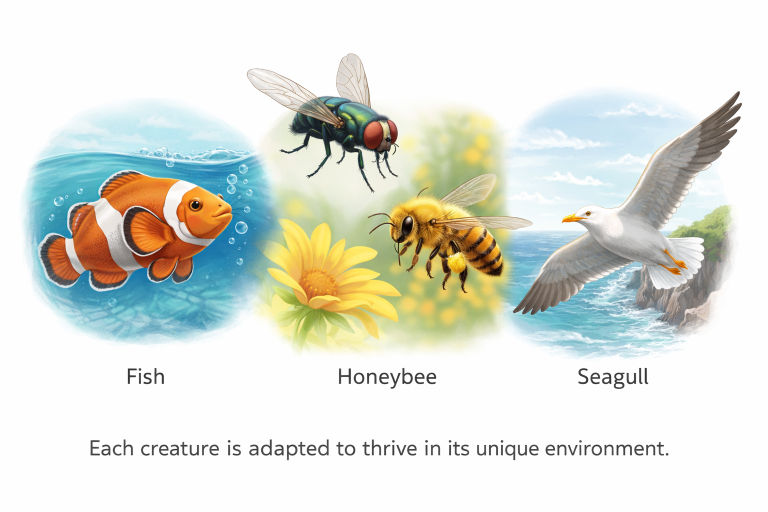
#> input picture cv/temp_image3.png, 1536 x 1024 px (shown at 1/2 size)
$ python -i preprocessing.py   (imports and definitions only)
#> lines starting #> are read from the running program, lines starting #| are printed output that depends on the picture; after the words box and inside, x2 and y2 are one past the last pixel; in counts of white or black regions, pixels touching at a corner belong together
#> further down, picture is the input picture: shape (1024, 1536, 3); mean B, G, R 217.4, 225.7, 222
"""
==========================================================
Image Preprocessing
==========================================================

Responsibilities
----------------
• Resize image
• Convert to grayscale
• Reduce noise
• Improve contrast
• Apply thresholding
"""

import cv2


def preprocess_image(
    image
):
    """
    Preprocess image for OCR.

    Parameters
    ----------
    image

    Returns
    -------
    image
    """

    if image is None:

        raise ValueError(

            "Invalid image."

        )

    # -----------------------------------------------------
    # Resize
    # -----------------------------------------------------

    image = cv2.resize(

        image,

        None,

        fx=2,

        fy=2,

        interpolation=cv2.INTER_CUBIC

    )

    # -----------------------------------------------------
    # Grayscale
    # -----------------------------------------------------

    gray = cv2.cvtColor(

        image,

        cv2.COLOR_BGR2GRAY

    )
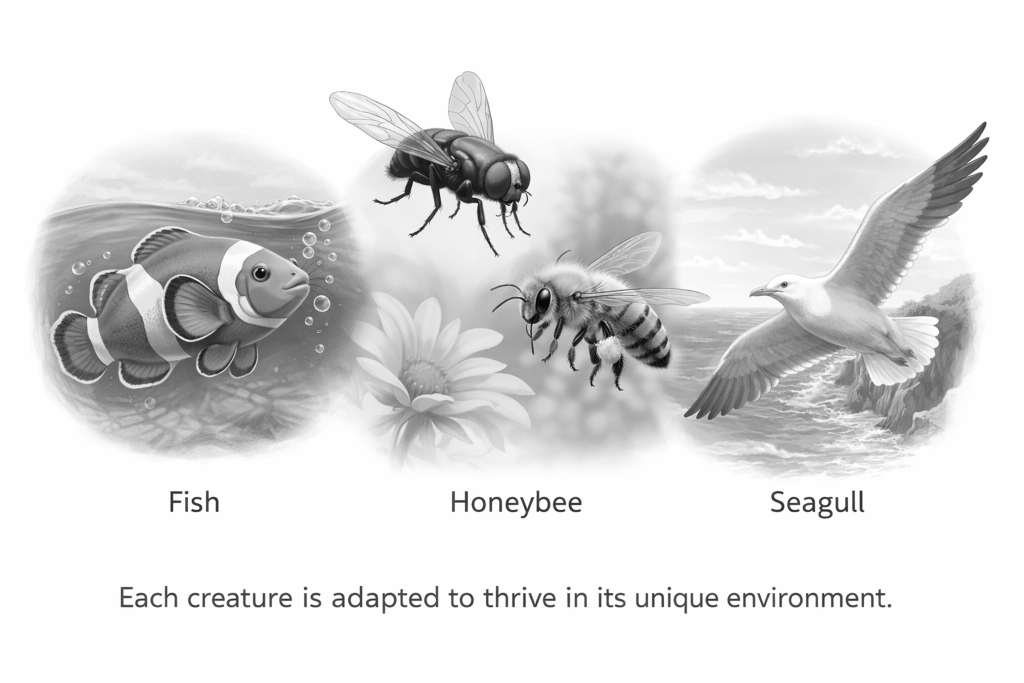
#> gray: shape (2048, 3072) (shown at 1/3 size); min 0, max 255, mean 223.6

    # -----------------------------------------------------
    # Noise Removal
    # -----------------------------------------------------

    gray = cv2.GaussianBlur(

        gray,

        (5, 5),

        0

    )

    # -----------------------------------------------------
    # Contrast Enhancement
    # -----------------------------------------------------

    gray = cv2.equalizeHist(

        gray

    )
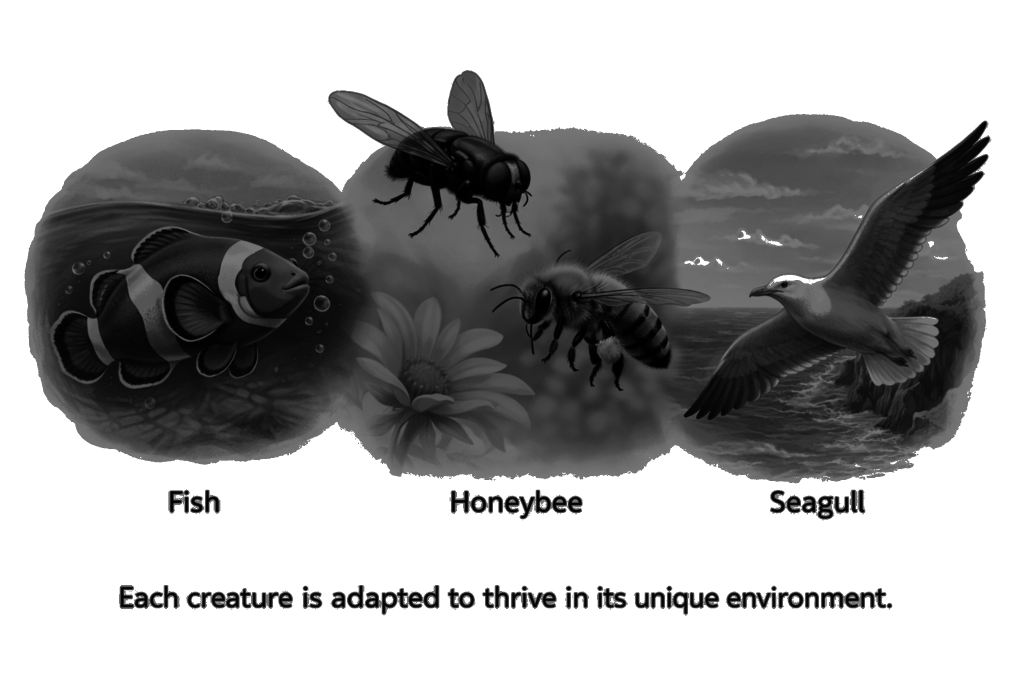
#> gray: shape (2048, 3072) (shown at 1/3 size); min 0, max 255, mean 165.3

    # -----------------------------------------------------
    # Adaptive Threshold
    # -----------------------------------------------------

    processed = cv2.adaptiveThreshold(

        gray,

        255,

        cv2.ADAPTIVE_THRESH_GAUSSIAN_C,

        cv2.THRESH_BINARY,

        11,

        2

    )
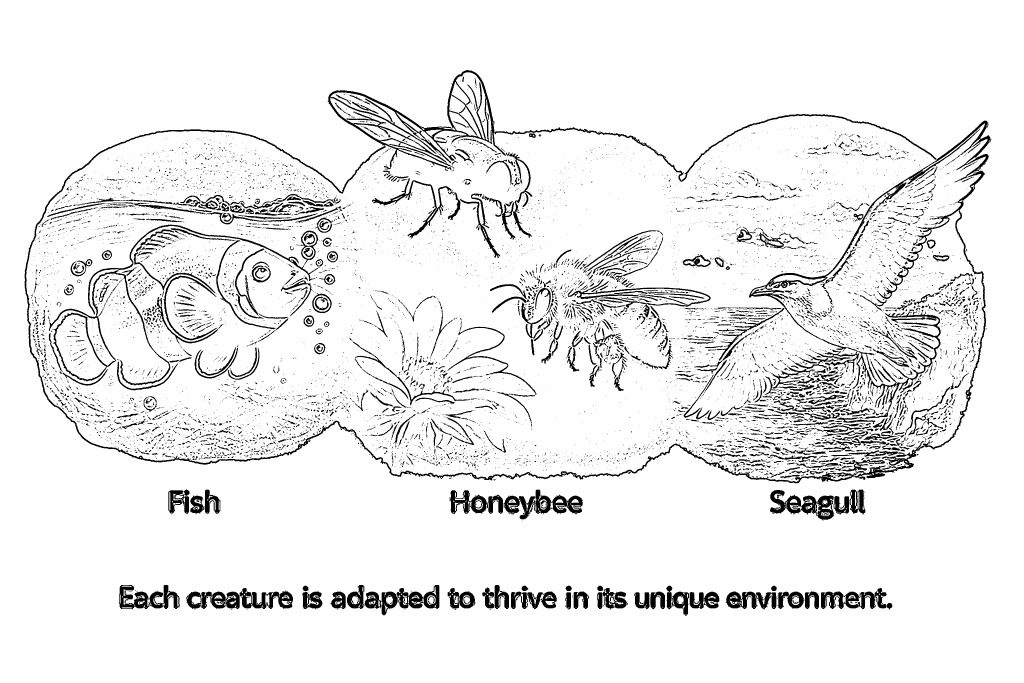
#> processed: shape (2048, 3072) (shown at 1/3 size); 92.9% white; 11648 black regions (10046 under 20 px), largest, box (x1, y1, x2, y2) and area: (74, 210, 2974, 1450) 82719, (2310, 1470, 2547, 1561) 9216, (1511, 1469, 1749, 1558) 8428

    # -----------------------------------------------------
    # Morphological Cleanup
    # -----------------------------------------------------

    kernel = cv2.getStructuringElement(

        cv2.MORPH_RECT,

        (2, 2)

    )

    processed = cv2.morphologyEx(

        processed,

        cv2.MORPH_CLOSE,

        kernel

    )
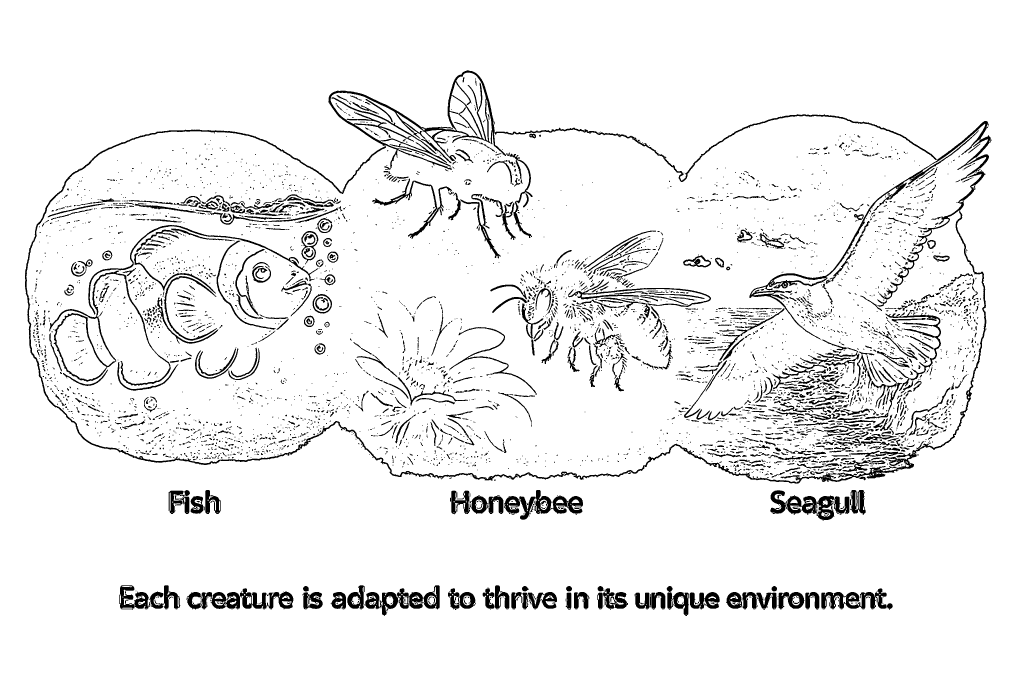
#> processed: shape (2048, 3072) (shown at 1/3 size); 93.6% white; 4745 black regions (3096 under 20 px), largest, box (x1, y1, x2, y2) and area: (75, 389, 2959, 1451) 37400, (984, 211, 1518, 510) 16264, (2248, 363, 2975, 1019) 12986

    return processed

>>> import cv2
>>> picture = cv2.imread('../temp_image3.png')
>>> result = preprocess_image(picture)
